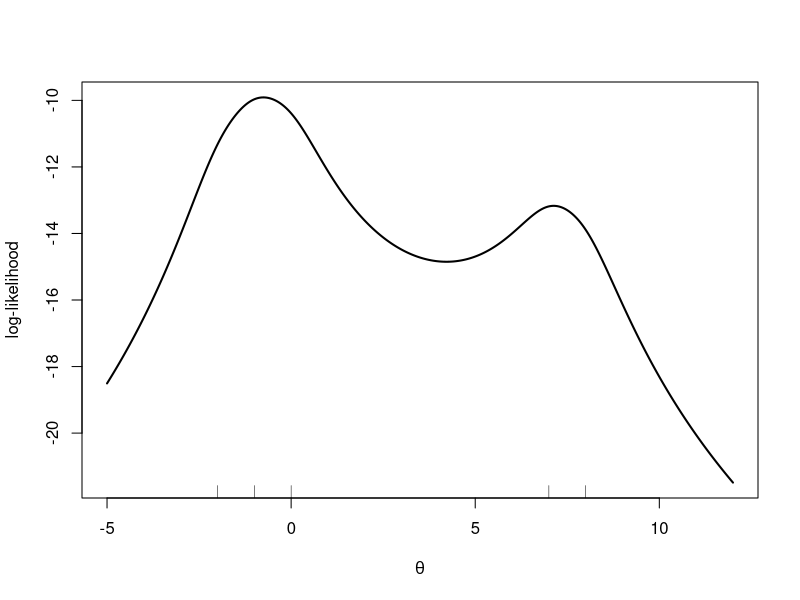

The R source for this figure:
## ---- chunk 1
knitr::opts_chunk$set(echo = TRUE, message = FALSE, warning = FALSE)
## ---- chunk 2
data(aircondit, package = "boot")
y <- aircondit$hours; n <- length(y)

S <- function(a) n * (log(a) - digamma(a) - log(mean(y)) + mean(log(y)))
I <- function(a) n * (trigamma(a) - 1 / a)

a <- 1                                    # start at the exponential model
iter <- data.frame()
for (k in 0:5) {
  iter <- rbind(iter, data.frame(k = k, alpha = a, score = S(a), info = I(a)))
  a <- a + S(a) / I(a)                    # Newton-Raphson step
}
print(iter, digits = 6)
alpha_hat <- a
beta_hat  <- alpha_hat / mean(y)
c(alpha_hat = alpha_hat, beta_hat = beta_hat)
## ---- chunk 3
nll <- function(par) -sum(dgamma(y, shape = exp(par[1]), rate = exp(par[2]), log = TRUE))
fit <- optim(c(0, log(1 / mean(y))), nll, method = "BFGS", hessian = TRUE)
fit$convergence                  # 0 = the algorithm reports convergence
exp(fit$par)                     # (alpha_hat, beta_hat)
-fit$value                       # maximised log-likelihood

V_log <- solve(fit$hessian)      # inverse observed information, log scale
se_log <- sqrt(diag(V_log))
se_log
# Delta method: se(alpha_hat) = alpha_hat * se(log alpha_hat)
se_alpha <- exp(fit$par[1]) * se_log[1]
se_alpha
1 / sqrt(I(alpha_hat))           # same, from the profile information
## ---- chunk 4
ll_exp   <- sum(dexp(y, rate = 1 / mean(y), log = TRUE))
ll_gamma <- -fit$value
LR <- 2 * (ll_gamma - ll_exp)
c(ll_exp = ll_exp, ll_gamma = ll_gamma, LR = LR,
  p_value = pchisq(LR, df = 1, lower.tail = FALSE))

# Wald test of the same hypothesis
z_wald <- (alpha_hat - 1) / (1 / sqrt(I(alpha_hat)))
c(z = z_wald, p_value = 2 * pnorm(-abs(z_wald)))
## ---- chunk 5
yc <- c(-2, -1, 0, 7, 8)
ll_c <- function(t) -sum(log(1 + (yc - t)^2))      # Cauchy location, scale 1
starts <- c(-3, 0, 4, 6, 10)
res <- t(sapply(starts, function(s) {
  o <- optim(s, function(t) -ll_c(t), method = "BFGS")
  c(start = s, theta_hat = o$par, loglik = -o$value, convergence = o$convergence)
}))
round(res, 3)
## ---- chunk 6
tt <- seq(-5, 12, by = 0.02)
plot(tt, sapply(tt, ll_c), type = "l", lwd = 2,
     xlab = expression(theta), ylab = "log-likelihood")
rug(yc)
## ---- chunk 7
n0 <- 20; y0 <- 0                     # no successes in 20 trials
theta_hat0 <- y0 / n0
se0 <- sqrt(theta_hat0 * (1 - theta_hat0) / n0)   # = Ii(theta_hat)^(-1/2), and Ii(0) is infinite
c(theta_hat = theta_hat0, wald_se = se0)           # usual Wald interval is [0, 0]: useless
# The MLE is on the boundary, so it does not solve S(theta) = 0: S(0) = -n0 = -20
# LR interval: l(theta) = 20 log(1 - theta), l(0) = 0, so the upper end solves 20 log(1 - theta) = -1.92
1 - exp(-qchisq(0.95, 1) / 2 / n0)
## ---- chunk 8
set.seed(2027)
yn <- rnorm(30, mean = 3, sd = 1)
nll_ab <- function(p) -sum(dnorm(yn, mean = p[1] + p[2], sd = 1, log = TRUE))
o1 <- optim(c(0, 0), nll_ab, method = "BFGS", hessian = TRUE)
o2 <- optim(c(5, -5), nll_ab, method = "BFGS", hessian = TRUE)
rbind(start_00 = c(o1$par, sum = sum(o1$par)), start_5m5 = c(o2$par, sum = sum(o2$par)))
eigen(o1$hessian)$values              # one eigenvalue is 0: no unique maximiser
